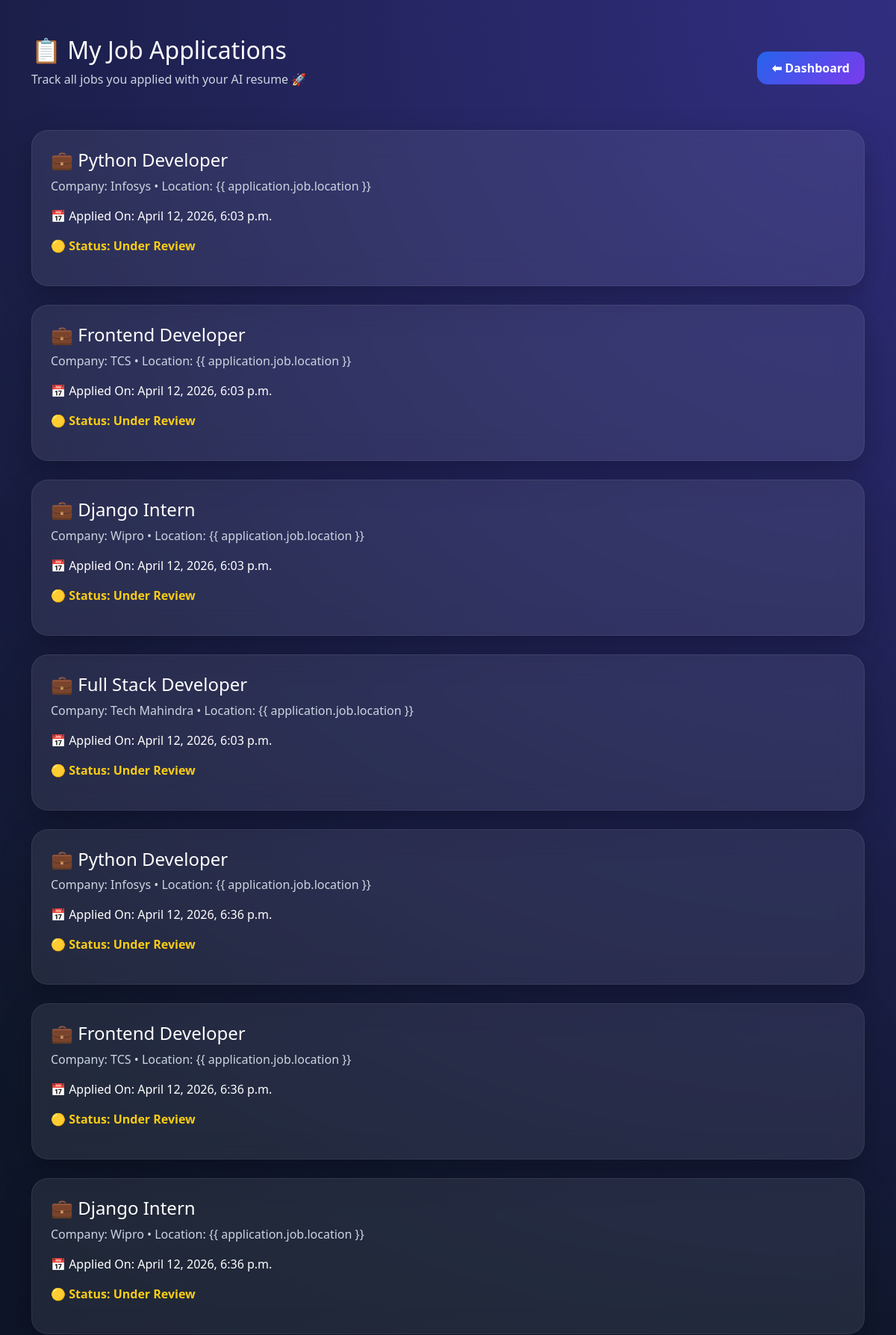
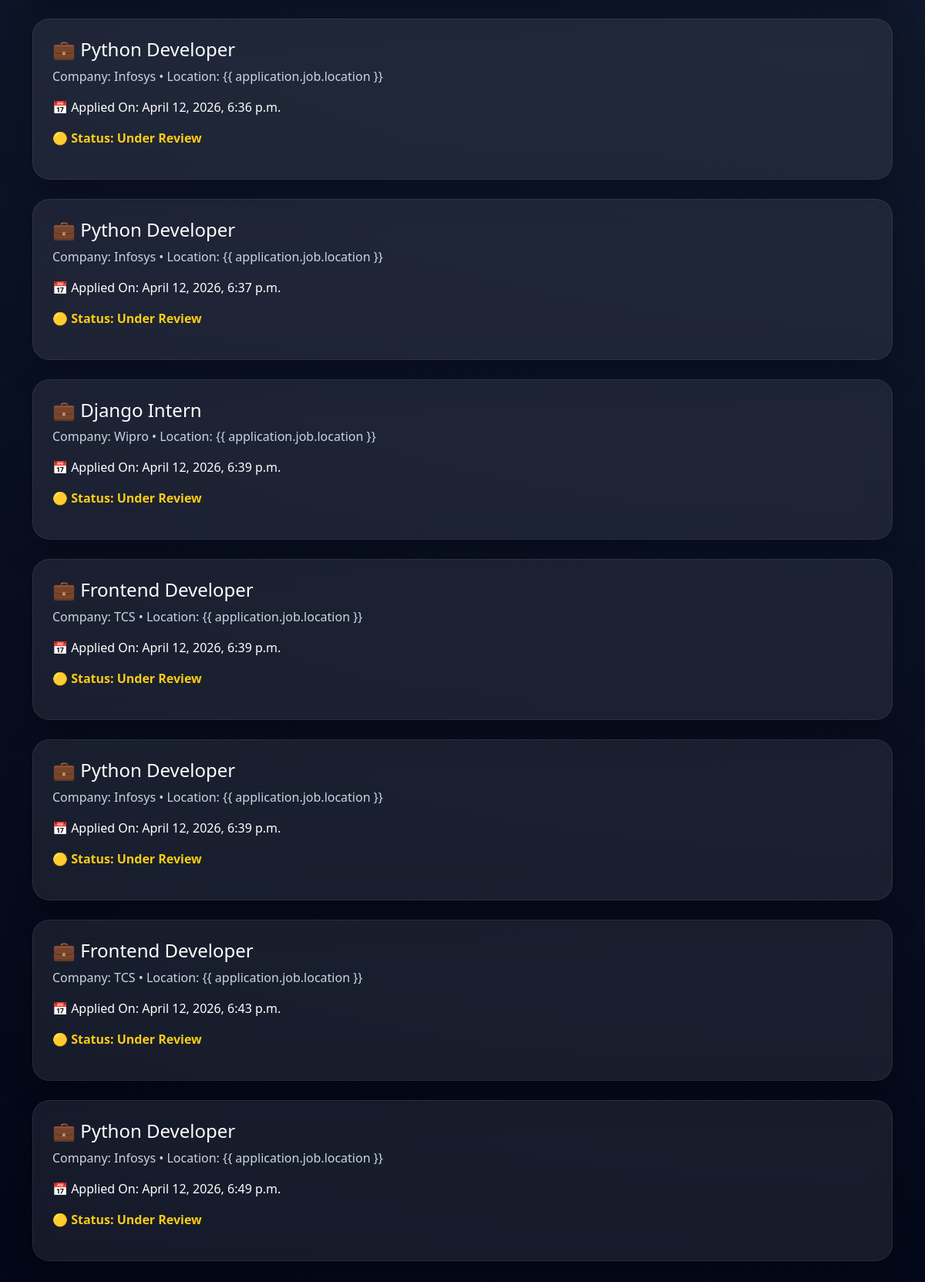
/my-applications/ (signed in), run on the app's committed database (2 pictures, top to bottom).
### accounts/models.py (models this page shows, shortened)
class JobApplication(models.Model):
    user = models.ForeignKey(User, on_delete=models.CASCADE)
    job = models.ForeignKey(Job, on_delete=models.CASCADE)
    applied_at = models.DateTimeField(auto_now_add=True)

class Job(models.Model):
    title = models.CharField(max_length=100)
    company = models.CharField(max_length=100)
    location = models.CharField(max_length=100)
    description = models.TextField()

### accounts/views.py (the view)
# urls.py: path("my-applications/", views.my_applications, name="my_applications"),
@login_required
def my_applications(request):
    applications = JobApplication.objects.filter(user=request.user)
    return render(request, "my_applications.html", {"applications": applications})

### accounts/templates/my_applications.html (shortened to what this page needs)
<!doctype html>
<html>
  <head>
    <link
      href="https://cdn.jsdelivr.net/npm/bootstrap@5.3.3/dist/css/bootstrap.min.css"
      rel="stylesheet"
    />
  </head>
  <body>
    <div class="container py-5">
      <div class="top-bar">
        <div>
          <h2>📋 My Job Applications</h2>
          <p class="sub">Track all jobs you applied with your AI resume 🚀</p>
        </div>
        <a href="/dashboard/" class="btn btn-ai">⬅ Dashboard</a>
      </div>
      {% for application in applications %}
      <div class="app-box">
        <h4>💼 {{ application.job.title }}</h4>
        <p class="sub">
          Company: {{ application.job.company }} • Location: {{
          application.job.location }}
        </p>
        <p>📅 Applied On: {{ application.applied_at }}</p>
        <p class="status">🟡 Status: Under Review</p>
      </div>
      {% empty %}
      <div class="app-box">
        <h4>No Applications Yet 😕</h4>
        <p class="sub">Start applying jobs to track them here.</p>
        <a href="/jobs/" class="btn btn-ai">Explore Jobs</a>
      </div>
      {% endfor %}
    </div>
  </body>
</html>

### accounts/templates/my_applications.html (style rules this page uses)
body { background: radial-gradient( circle at top right, #312e81, #0f172a, #020617 ); min-height: 100vh; color: white; font-family: "Segoe UI", sans-serif; }
.app-box { background: rgba(255, 255, 255, 0.08); backdrop-filter: blur(18px); border: 1px solid rgba(255, 255, 255, 0.08); border-radius: 22px; padding: 25px; margin-bottom: 25px; box-shadow: 0 15px 40px rgba(0, 0, 0, 0.25); transition: 0.3s; }
.sub { color: #cbd5e1; }
.btn-ai { background: linear-gradient(135deg, #2563eb, #7c3aed); border: none; color: white !important; border-radius: 14px; padding: 10px 20px; font-weight: 600; }
.top-bar { display: flex; justify-content: space-between; align-items: center; margin-bottom: 40px; }
.status { color: #facc15; font-weight: 600; }

### data on the page
JobApplication: job "Python Developer", job.company "Infosys", applied_at "April 12, 2026, 6:03 p.m."
JobApplication: job "Frontend Developer", job.company "TCS", applied_at "April 12, 2026, 6:03 p.m."
JobApplication: job "Django Intern", job.company "Wipro", applied_at "April 12, 2026, 6:03 p.m."
JobApplication: job "Full Stack Developer", job.company "Tech Mahindra", applied_at "April 12, 2026, 6:03 p.m."
JobApplication: job "Python Developer", job.company "Infosys", applied_at "April 12, 2026, 6:36 p.m."
JobApplication: job "Frontend Developer", job.company "TCS", applied_at "April 12, 2026, 6:36 p.m."
JobApplication: job "Django Intern", job.company "Wipro", applied_at "April 12, 2026, 6:36 p.m."
JobApplication: job "Python Developer", job.company "Infosys", applied_at "April 12, 2026, 6:36 p.m."
JobApplication: job "Python Developer", job.company "Infosys", applied_at "April 12, 2026, 6:37 p.m."
JobApplication: job "Django Intern", job.company "Wipro", applied_at "April 12, 2026, 6:39 p.m."
JobApplication: job "Frontend Developer", job.company "TCS", applied_at "April 12, 2026, 6:39 p.m."
JobApplication: job "Python Developer", job.company "Infosys", applied_at "April 12, 2026, 6:39 p.m."
JobApplication: job "Frontend Developer", job.company "TCS", applied_at "April 12, 2026, 6:43 p.m."
JobApplication: job "Python Developer", job.company "Infosys", applied_at "April 12, 2026, 6:49 p.m."
